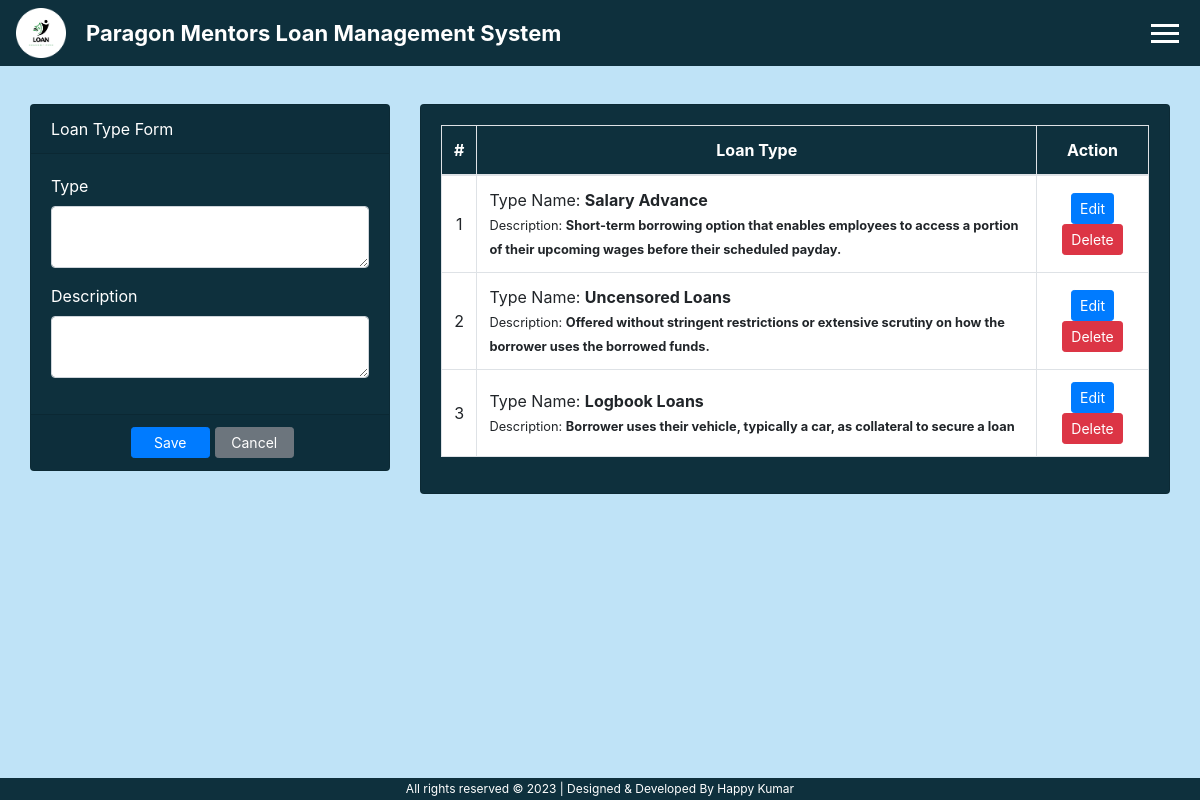
/index.php?page=loan_type (signed in), run on the app's committed database.
### tables this page shows
CREATE TABLE `loan_types` (
  `id` int NOT NULL AUTO_INCREMENT,
  `type_name` text NOT NULL,
  `description` text NOT NULL,
  PRIMARY KEY (`id`)
);

### loan_type.php (the view, shortened to what this page needs)
<?php include('db_connect.php');?>
<div class="container-fluid">
<?php if($_SESSION['login_type'] == 1): ?>
	<div class="col-lg-12">
		<div class="row">
			<div class="col-md-4"  style="margin-bottom: 20px;">
			<form action="" id="manage-loan-type" autocomplete="off">
				<div class="card">
					<div class="card-header">
						   Loan Type Form
				  	</div>
					<div class="card-body">
							<div class="form-group">
								<label class="control-label">Type</label>
								<textarea name="type_name" id="" cols="30" rows="2" class="form-control"></textarea>
							</div>
							<div class="form-group">
								<label class="control-label">Description</label>
								<textarea name="description" id="" cols="30" rows="2" class="form-control"></textarea>
							</div>
					</div>
					<div class="card-footer">
						<div class="row">
							<div class="col-md-12">
								<button class="btn btn-sm btn-primary col-sm-3 offset-md-3"> Save</button>
								<button class="btn btn-sm btn-secondary col-sm-3" type="button" onclick="_reset()"> Cancel</button>
							</div>
						</div>
					</div>
				</div>
			</form>
			</div>
			<div class="col-md-8" style="margin-bottom: 58px;">
				<div class="card">
					<div class="card-body" style="overflow-x:auto;">
						<table class="table table-bordered">
							<thead>
								<tr>
									<th class="text-center text-white">#</th>
									<th class="text-center text-white">Loan Type</th>
									<th class="text-center text-white">Action</th>
								</tr>
							</thead>
							<tbody style="background-color: white !important;">
								<?php
								$i = 1;
								$types = $conn->query("SELECT * FROM loan_types order by id asc");
								while($row=$types->fetch_assoc()):
								?>
								<tr>
									<td class="text-center"><?php echo $i++ ?></td>
									<td class="">
										 <p>Type Name: <b><?php echo $row['type_name'] ?></b></p>
										 <p><small>Description: <b><?php echo $row['description'] ?></b></small></p>
									</td>
									<td class="text-center">
										<button class="btn btn-sm btn-primary edit_ltype" type="button" data-id="<?php echo $row['id'] ?>" data-type_name="<?php echo $row['type_name'] ?>" data-description="<?php echo $row['description'] ?>" >Edit</button>
										<button class="btn btn-sm btn-danger delete_ltype" type="button" data-id="<?php echo $row['id'] ?>">Delete</button>
									</td>
								</tr>
								<?php endwhile; ?>
							</tbody>
						</table>
					</div>
				</div>
			</div>
		</div>
	</div>
	<?php endif; ?>
</div>

### loan_type.php (style rules this page uses)
td { vertical-align: middle !important; }
td p { margin: unset }

### data on the page
loan_types: type_name "Salary Advance", description "Short-term borrowing option that enables employees to access a portion of their upcoming wages before their scheduled payday."
loan_types: type_name "Uncensored Loans", description "Offered without stringent restrictions or extensive scrutiny on how the borrower uses the borrowed funds."
loan_types: type_name "Logbook Loans", description "Borrower uses their vehicle, typically a car, as collateral to secure a loan"
